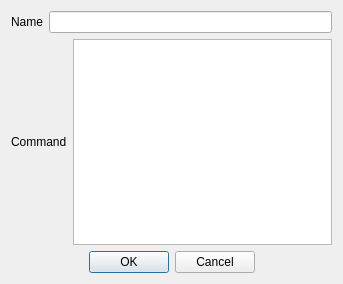
<?xml version="1.0" encoding="UTF-8"?>
<ui version="4.0">
 <class>RemoteCommandGroupAddDialog</class>
 <widget class="QDialog" name="RemoteCommandGroupAddDialog">
  <property name="geometry">
   <rect>
    <x>0</x>
    <y>0</y>
    <width>343</width>
    <height>284</height>
   </rect>
  </property>
  <property name="sizePolicy">
   <sizepolicy hsizetype="Fixed" vsizetype="Fixed">
    <horstretch>0</horstretch>
    <verstretch>0</verstretch>
   </sizepolicy>
  </property>
  <property name="minimumSize">
   <size>
    <width>0</width>
    <height>0</height>
   </size>
  </property>
  <property name="windowTitle">
   <string>Add Remote Command</string>
  </property>
  <property name="windowIcon">
   <iconset resource="../Resources/Resources.qrc">
    <normaloff>:/Core/Core/Logo.png</normaloff>:/Core/Core/Logo.png</iconset>
  </property>
  <layout class="QVBoxLayout" name="main_layout" stretch="0,0,0">
   <item>
    <layout class="QHBoxLayout" name="title_layout">
     <item>
      <widget class="QLabel" name="title_label">
       <property name="text">
        <string>Name</string>
       </property>
      </widget>
     </item>
     <item>
      <widget class="QLineEdit" name="title"/>
     </item>
    </layout>
   </item>
   <item>
    <layout class="QHBoxLayout" name="command_layout">
     <item>
      <widget class="QLabel" name="command_label">
       <property name="text">
        <string>Command</string>
       </property>
      </widget>
     </item>
     <item>
      <widget class="QPlainTextEdit" name="command"/>
     </item>
    </layout>
   </item>
   <item>
    <widget class="QDialogButtonBox" name="button_box">
     <property name="orientation">
      <enum>Qt::Horizontal</enum>
     </property>
     <property name="standardButtons">
      <set>QDialogButtonBox::Cancel|QDialogButtonBox::Ok</set>
     </property>
     <property name="centerButtons">
      <bool>true</bool>
     </property>
    </widget>
   </item>
  </layout>
 </widget>
 <resources>
  <include location="../Resources/Resources.qrc"/>
 </resources>
 <connections>
  <connection>
   <sender>button_box</sender>
   <signal>accepted()</signal>
   <receiver>RemoteCommandGroupAddDialog</receiver>
   <slot>accept()</slot>
   <hints>
    <hint type="sourcelabel">
     <x>239</x>
     <y>341</y>
    </hint>
    <hint type="destinationlabel">
     <x>157</x>
     <y>274</y>
    </hint>
   </hints>
  </connection>
  <connection>
   <sender>button_box</sender>
   <signal>rejected()</signal>
   <receiver>RemoteCommandGroupAddDialog</receiver>
   <slot>reject()</slot>
   <hints>
    <hint type="sourcelabel">
     <x>307</x>
     <y>341</y>
    </hint>
    <hint type="destinationlabel">
     <x>286</x>
     <y>274</y>
    </hint>
   </hints>
  </connection>
 </connections>
</ui>
